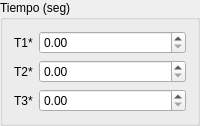
             <widget class="QGroupBox" name="groupBox_14">
              <property name="minimumSize">
               <size>
                <width>0</width>
                <height>0</height>
               </size>
              </property>
              <property name="title">
               <string>Tiempo (seg)</string>
              </property>
              <layout class="QFormLayout" name="formLayout_14">
               <item row="0" column="0">
                <widget class="QLabel" name="label_46">
                 <property name="text">
                  <string>T1*</string>
                 </property>
                </widget>
               </item>
               <item row="0" column="1">
                <widget class="QDoubleSpinBox" name="dsb_T1">
                 <property name="minimumSize">
                  <size>
                   <width>0</width>
                   <height>0</height>
                  </size>
                 </property>
                 <property name="maximumSize">
                  <size>
                   <width>16777215</width>
                   <height>16777215</height>
                  </size>
                 </property>
                </widget>
               </item>
               <item row="1" column="0">
                <widget class="QLabel" name="label_47">
                 <property name="text">
                  <string>T2*</string>
                 </property>
                </widget>
               </item>
               <item row="1" column="1">
                <widget class="QDoubleSpinBox" name="dsb_T2">
                 <property name="minimumSize">
                  <size>
                   <width>0</width>
                   <height>0</height>
                  </size>
                 </property>
                 <property name="maximumSize">
                  <size>
                   <width>16777215</width>
                   <height>16777215</height>
                  </size>
                 </property>
                </widget>
               </item>
               <item row="2" column="0">
                <widget class="QLabel" name="label_48">
                 <property name="text">
                  <string>T3*</string>
                 </property>
                </widget>
               </item>
               <item row="2" column="1">
                <widget class="QDoubleSpinBox" name="dsb_T3">
                 <property name="minimumSize">
                  <size>
                   <width>0</width>
                   <height>0</height>
                  </size>
                 </property>
                 <property name="maximumSize">
                  <size>
                   <width>16777215</width>
                   <height>16777215</height>
                  </size>
                 </property>
                </widget>
               </item>
              </layout>
             </widget>
